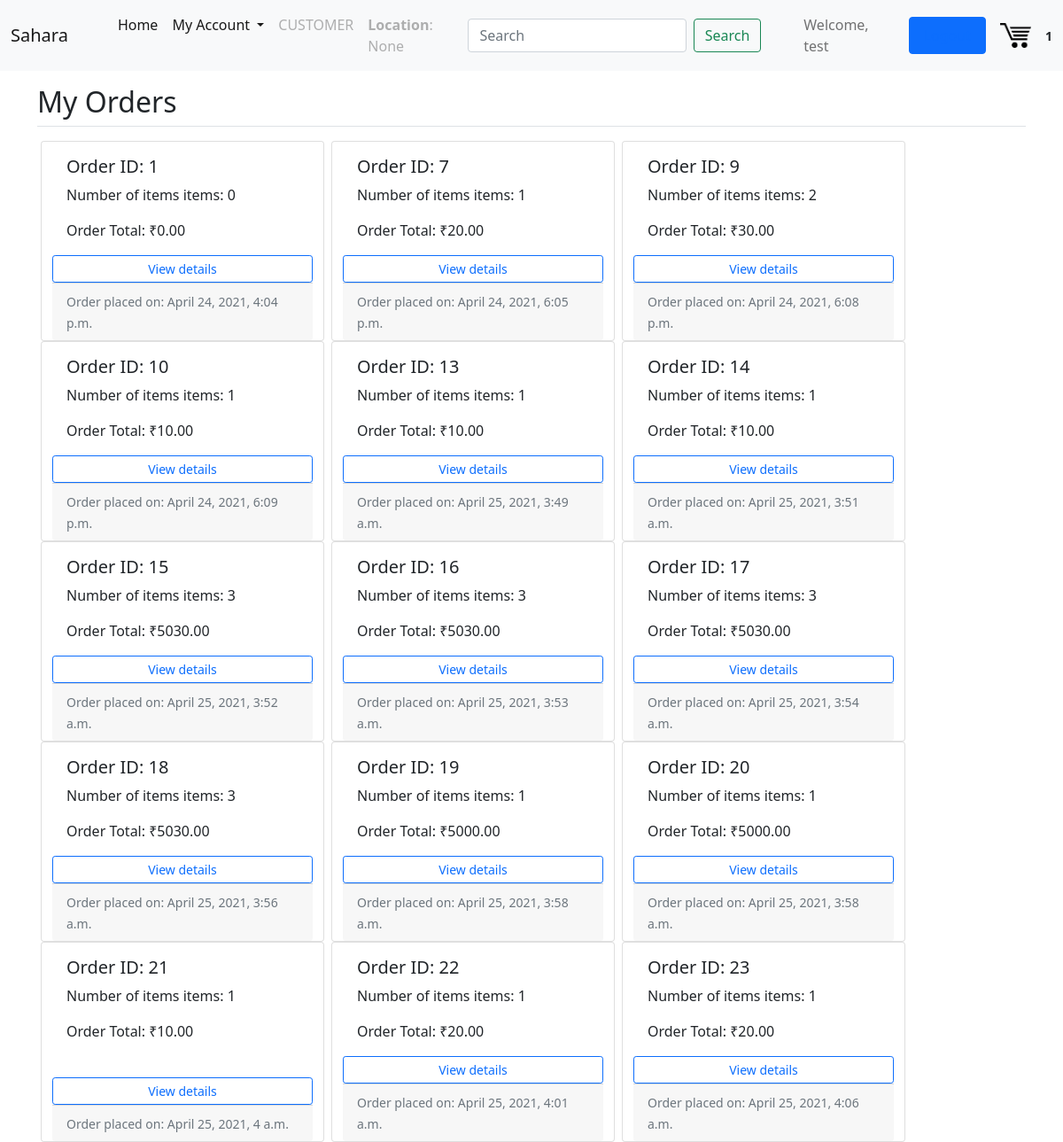
The page /u/test/orders/ (signed in) on the database its author committed.
### users/models.py (models this page shows, shortened)
class Profile(models.Model):
    user = models.OneToOneField(User, on_delete=models.CASCADE)
    user_type = models.CharField(max_length=20, choices = USER_TYPES, default = "CUSTOMER")
    location = models.CharField(max_length=50, blank=True, null=True)
    country = models.CharField(max_length=50, blank=True, null=True)
    state = models.CharField(max_length=50, blank=True, null=True)

### core/models.py (models this page shows, shortened)
class Order(models.Model):
    customer = models.ForeignKey(User, on_delete=models.CASCADE)
    date_ordered = models.DateTimeField(auto_now_add=True)
    complete = models.BooleanField(default=False)
    allow_review = models.BooleanField(default=False)
    transaction_id = models.CharField(max_length=200, blank=True, null=True)
    @property
    def get_cart_total(self):
        order_items = self.orderitem_set.all()
        total = sum([item.get_total for item in order_items])
        return total
    @property
    def get_cart_items(self):
        order_items = self.orderitem_set.all()
        x = [item.quantity for item in order_items]
        total = len(x)
        return total

class OrderItem(models.Model):
    product = models.ForeignKey(Product, on_delete=models.CASCADE)
    order = models.ForeignKey(Order, on_delete=models.CASCADE)
    quantity = models.DecimalField(max_digits=10, decimal_places=2, default=0.00, validators=[MinValueValidator(Decimal('0.00'))])
    @property
    def get_total(self):
        total = self.product.price_per_unit * self.quantity
        return total

class Product(models.Model):
    seller = models.ForeignKey(User, on_delete = models.CASCADE, related_name="seller")
    date_posted = models.DateTimeField(auto_now_add=True)
    stock = models.DecimalField(max_digits=20, decimal_places=2, default=0.00, validators=[MinValueValidator(Decimal('0.00'))])
    title = models.CharField(max_length=255)
    content = models.TextField(blank=True, null=True)
    img = models.FileField(default = "default.png", upload_to = "", blank=True, null=True)
    tags = models.CharField(
        max_length = 20,
        choices = CAT_CHOICES,
        default = 'vegetables',
    )
    measurment_unit = models.CharField(
        max_length = 5,
        choices = UNIT_CHOICES,
        default = 'kg',
    )
    price_per_unit = models.DecimalField(max_digits=20, decimal_places=2, validators=[MinValueValidator(Decimal('0.00'))])

### users/views.py (the view)
# urls.py: path('orders/', OrderByUser.as_view(), name="user-orders"),
class OrderByUser(LoginRequiredMixin, ListView):
        model = Order
        template_name = 'users/user_orders.html'
        context_object_name = 'prods'
        paginate_by = 20
        def get_queryset(self):
            user = get_object_or_404(User, username=self.kwargs.get('username'))
            return Order.objects.filter(customer=user, complete=True)
        def get_context_data(self, **kwargs):
            url = self.request.get_full_path()
            username = url.split("/")[-3]
            context = super().get_context_data(**kwargs)
            context['username'] = username
            if self.kwargs['username'] != self.request.user.username:
                raise PermissionDenied()
            customer = self.request.user
            order, created = Order.objects.get_or_create(customer=customer, complete=False)
            cartItems = order.get_cart_items
            context['cartItems'] = cartItems
            return context

### users/templates/users/user_orders.html (shortened to what this page needs)
{% extends "core/base.html" %}
{% block content %}
      <div>
        <div class="border-bottom pt-3">
          <h2 >My Orders</h2>
        </div>
      </div>
      {% if request.user.username == username %}
    {% for order in prods %}
        <div class="card mr-3" style="top:1rem; left: 1rem; width: 20rem; margin-right: 0.5rem; ">
            <div class="card-body">
                <a style="text-decoration: none; color:inherit" href="/order/{{order.id}}">
                    <h5 class="card-title">Order ID: {{ order.id }}</h5>
                </a>
                <p class="card-text">Number of items items: {{ order.get_cart_items }}</p>
                <p class="card-text">Order Total: &#8377;{{ order.get_cart_total|floatformat:2 }}</p>
              </div>
            <a href="/order/{{order.id}}" class="btn btn-sm btn-outline-primary">View details</a>
        <div class="card-footer">
            <small class="text-muted">Order placed on: {{ order.date_ordered }}</small>
        </div>
      </div>
    {% endfor %}
    {% endif %}
{% endblock content %}

### core/templates/core/base.html (shortened to what this page needs)
{% load static %}
<!DOCTYPE html>
<html lang="en">
<head>
    <link href="https://cdn.jsdelivr.net/npm/bootstrap@5.0.0-beta3/dist/css/bootstrap.min.css" rel="stylesheet">
    <link rel="stylesheet" href="{% static 'core/css/main.css' %}">
</head>
<body>
    <header class = "site-header">
        <nav class="navbar navbar-expand-lg navbar-light bg-light">
            <div class="container-fluid">
              <a class="navbar-brand" href="{% url 'app-home' %}">Sahara</a>
              <div class="collapse navbar-collapse" id="navbarSupportedContent">
                <ul class="navbar-nav me-auto mb-2 mb-lg-0" style="position: relative; margin-left: 2rem;">
                  <li class="nav-item">
                    <a class="nav-link active" aria-current="page" href="{% url 'app-home' %}">Home</a>
                  </li>
                  <li class="nav-item dropdown">
                    <a class="nav-link active dropdown-toggle" href="#" id="navbarDropdown" role="button" data-bs-toggle="dropdown" aria-expanded="false">
                      My Account
                    </a>
                  </li>
                  {% if user.is_authenticated %}
                  <li class="nav-item">
                    <a class="nav-link disabled" href="#" tabindex="-1" aria-disabled="true">{{user.profile.user_type}}</a>
                  </li>
                  <li class="nav-item">
                    <a class="nav-link disabled" href="#" tabindex="-1" aria-disabled="true"><b>Location</b>: {{user.profile.location}}</a>
                  </li>
                  {% endif %}
                </ul>
                  <form method="POST" action="/search" class="d-flex text-center" style="margin-right: 3em;">
                    <input class="form-control me-2" name="search" type="search" placeholder="Search" id="searchbox" aria-label="Search">
                    <button class="nav-item btn btn-outline-success" type="submit">Search</button>
                  </form>
                {% if user.is_authenticated %}
                      <span class="navbar-text" style="margin-right: 0.5em;">
                      Welcome, {{user.username}}
                      </span>
                      <a class = "nav-item nav-link btn btn-primary d-flex" style="float: right; margin-left: 0.5rem;" href="/logout">Logout</a>
                {% endif %}
                <a href="{% url 'cart' %}">
                <img  id="cart-icon" width="35" style="margin-left: 1rem; margin-right: 1rem;" src="{% static 'core/cart.png' %}">
                </a>
                <small style="font-weight:bold;">{{ cartItems }}</small>
              </div>
            </div>
          </nav>
    </header>
    <main role="main" class="container">
      <div class="row">
          {% block content %}{% endblock %}
        </div>
    </main>
    <link rel="stylesheet" href="https://use.fontawesome.com/releases/v5.7.0/css/all.css">
  </body>
</html>

### rows shown on the page
Order: id "1", get_cart_items "0", get_cart_total "0.00", date_ordered "April 24, 2021, 4:04 p.m."
Order: id "7", get_cart_items "1", get_cart_total "20.00", date_ordered "April 24, 2021, 6:05 p.m."
Order: id "9", get_cart_items "2", get_cart_total "30.00", date_ordered "April 24, 2021, 6:08 p.m."
Order: id "10", get_cart_items "1", get_cart_total "10.00", date_ordered "April 24, 2021, 6:09 p.m."
Order: id "13", get_cart_items "1", get_cart_total "10.00", date_ordered "April 25, 2021, 3:49 a.m."
Order: id "14", get_cart_items "1", get_cart_total "10.00", date_ordered "April 25, 2021, 3:51 a.m."
Order: id "15", get_cart_items "3", get_cart_total "5030.00", date_ordered "April 25, 2021, 3:52 a.m."
Order: id "16", get_cart_items "3", get_cart_total "5030.00", date_ordered "April 25, 2021, 3:53 a.m."
Order: id "17", get_cart_items "3", get_cart_total "5030.00", date_ordered "April 25, 2021, 3:54 a.m."
Order: id "18", get_cart_items "3", get_cart_total "5030.00", date_ordered "April 25, 2021, 3:56 a.m."
Order: id "19", get_cart_items "1", get_cart_total "5000.00", date_ordered "April 25, 2021, 3:58 a.m."
Order: id "20", get_cart_items "1", get_cart_total "5000.00", date_ordered "April 25, 2021, 3:58 a.m."
Order: id "21", get_cart_items "1", get_cart_total "10.00", date_ordered "April 25, 2021, 4 a.m."
Order: id "22", get_cart_items "1", get_cart_total "20.00", date_ordered "April 25, 2021, 4:01 a.m."
Order: id "23", get_cart_items "1", get_cart_total "20.00", date_ordered "April 25, 2021, 4:06 a.m."

### other values the page prints
{{ user.profile.user_type }} "CUSTOMER"
{{ user.profile.location }} "None"
{{ user.username }} "test"
{{ cartItems }} "1"
